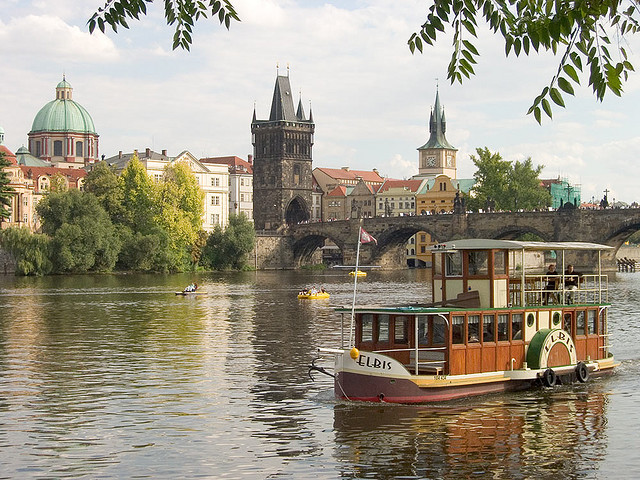
%> input picture inputSeamCarvingPrague.jpg, 640 x 480 px
$ octave seam_carving_decrease_height.m   (GNU Octave 9; MATLAB toolbox functions it lacks are replaced by stand-ins)
%> lines starting %> are read from the running program, lines starting %| are printed output that depends on the picture
%> further down, reducedColorImg is the input picture: size 480x640x3 uint8; mean R, G, B 156.6, 149.6, 132.7
### energy_img.m
function [ energyImg ] = energy_img( im )
% compute the energy at each pixel using...
% the magnitude of the x and y gradients
% Input: im is color image
% Output: energyImg

% Transform im to gray image
grayimage = rgb2gray(im);
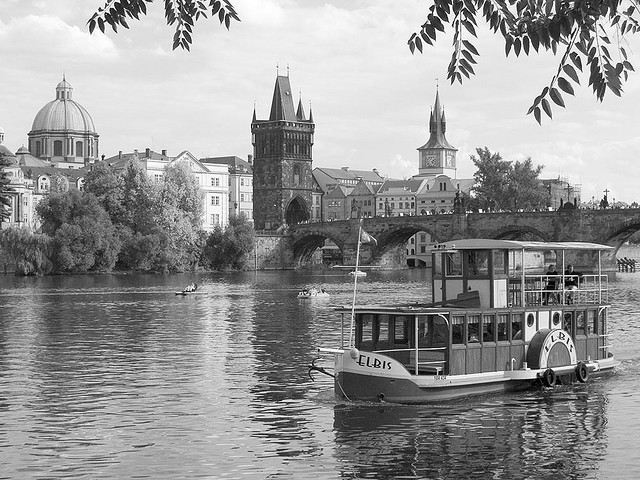
%> grayimage: size 480x640 uint8; min 0, max 255, mean 149.8

% Calculate dx and dy
[dx, dy] = imgradient(grayimage);
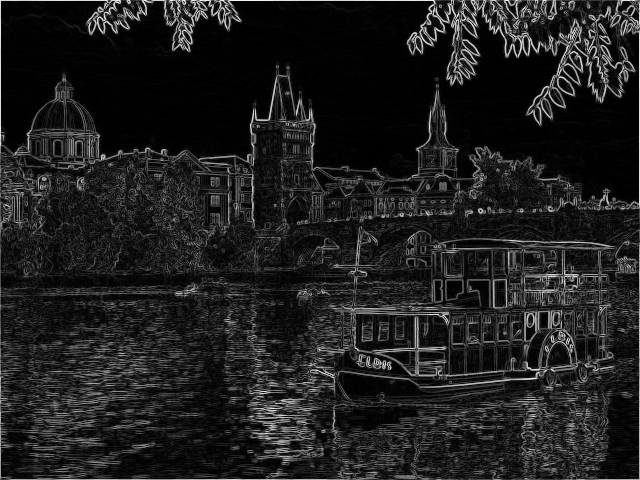
%> dx: size 480x640 double; min 0, max 1049.1, mean 128.8; drawn with min black and max white
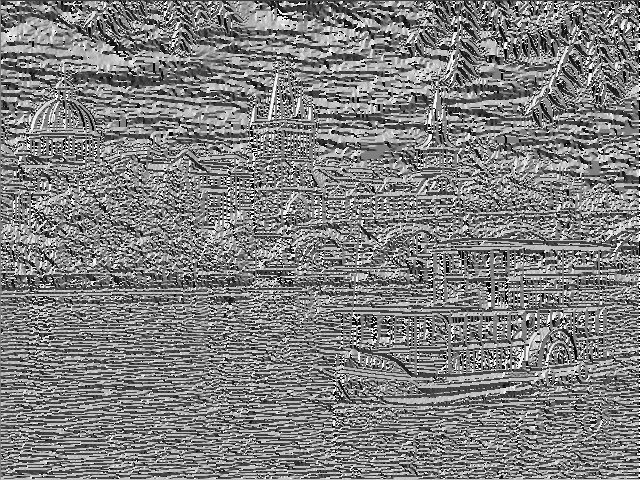
%> dy: size 480x640 double; min -180, max 179.9, mean 0.3; drawn with min black and max white
%%% [dx,dy] = imgradientxy(grayimage); %%%%
SumOfSquare = dx.^2 + dy.^2;
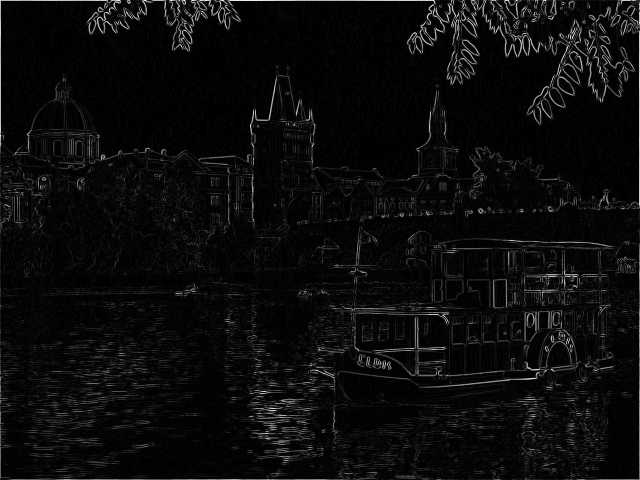
%> SumOfSquare: size 480x640 double; min 0, max 1116210.7, mean 51869.4; drawn with min black and max white
energyImg = double(sqrt(SumOfSquare));
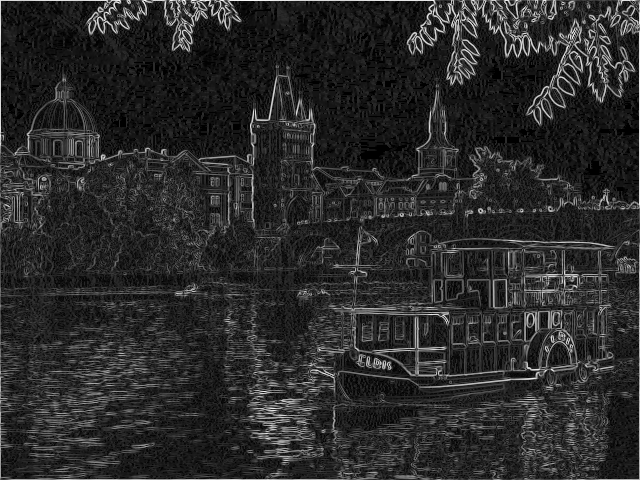
%> energyImg: size 480x640 double; min 0, max 1056.5, mean 176.2; drawn with min black and max white
end

### decrease_height.m
function [reducedColorImg, reducedEnergyImg] = decrease_height(im,energyImg)
im = permute(im,[2 1 3]);
[length,width,height] = size(im);
M = uint8(zeros(length,width-1,height));
%> the run ends on the next line
cumulativeEnergyMap=cumulative_min_energy_map(energyImg,'HORIZONTAL');
horizontalSeam=find_horizontal_seam(cumulativeEnergyMap);
for i = 1:length
    j = horizontalSeam(i);
    M(i,1:j-1,:) = im(i,1:j-1,:);
    M(i,j:width-1,:) = im(i,j+1:width,:);
end
M = permute(M,[2 1 3]);
reducedColorImg = uint8(M);
reducedEnergyImg = energy_img(M);
end

### submit/seam_carving_decrease_height.m
%seam_carving_decrease_height.m
%Reduce the height by 50 pixels

%%  inputSeamCarvingPrague.jpg
clc;clf;clear all;
reducedColorImg = imread('inputSeamCarvingPrague.jpg');
%imshow(reducedColorImg);
energyImg = energy_img(reducedColorImg);
for i = 1:50
    [reducedColorImg,~] = decrease_height(reducedColorImg,energyImg);
